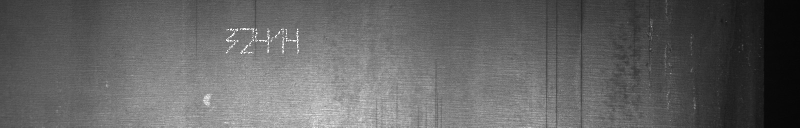
#> input picture Dataset/01ebe0d32.jpg, 1600 x 256 px, given as the content of the folder ./test_images/, which was not available (shown at 1/2 size)
$ python main.py
#> lines starting #> are read from the running program, lines starting #| are printed output that depends on the picture; after the words box and inside, x2 and y2 are one past the last pixel; in counts of white or black regions, pixels touching at a corner belong together; pictures that were not available may be replaced by others from this repository, and a replacement may not be noted
### Dataset Creation/draw_number.py
import cv2
import random
import numpy as np
import os

'''
0---1
|  /|
| / |
|/  |
5---2
|  /|
| / |
|/  |
4---3

0 is lines (0 to 1) (1 to 2) (2 to 3), (3 to 4), (4 to 5), (5 to 0)

Possible lines (0,1) (0,5) (1,2) (1,5) (2,3) (2,4) (2,5) (3,4) (4,5)
'''
numbers = {
    0: ((0,1), (1,2), (2,3), (3,4), (4,5), (5,0)),
    1: ((5,1), (1,2), (2,3)),
    2: ((0,1), (1,2), (2,4), (3,4)),
    3: ((0,1), (1,5), (2,5), (2,4)),
    4: ((0,5), (2,5), (1,2), (2,3)),
    5: ((0,1), (0,5), (2,5), (2,3), (3,4)),
    6: ((1,5), (4,5), (3,4), (2,3), (2,5)),
    7: ((0,1), (1,5), (4,5)),
    8: ((0,1), (0,5), (1,2), (2,3), (2,5), (3,4), (4,5)),
    9: ((0,1), (0,5), (1,2), (2,4), (2,5)),
}

def newImageOf(number, sizeWH):
    width, height = sizeWH

    def getDot():
        def getDotMatrix():
            size = random.randint(2,3)
            dot = np.zeros(shape=(size, size))
            return dot

        matrix = getDotMatrix()
        x = random.randrange(1,len(matrix))
        y = random.randrange(len(matrix))
        matrix[y][x] = 1

        def fillDotMatrix(x,y):
            def is_neighbourOne():
                if x != 0:
                    if matrix[y][x-1] == 1:
                        return True
                if x != len(matrix) - 1:
                    if matrix[y][x+1] == 1:
                        return True
                if y != 0:
                    if matrix[y-1][x] == 1:
                        return True
                if y != len(matrix) - 1:
                    if matrix[y+1][x] == 1:
                        return True
                return False

            def zero_Neighbours():
                left = right = up = down = False
                if x != 0:
                    if matrix[y][x-1] == 0:
                        left = True
                if x != len(matrix) - 1:
                    if matrix[y][x+1] == 0:
                        right = True
                if y != 0:
                    if matrix[y-1][x] == 0:
                        up = True
                if y != len(matrix) - 1:
                    if matrix[y+1][x] == 0:
                        down = True
                return (up,right,down,left)

            if matrix[y][x] == 0:
                if is_neighbourOne():
                    matrix[y][x] = 1 if random.random() >= 0.2 else 2
                else:
                    matrix[y][x] = 2
                up, right, down, left = zero_Neighbours()
                if up:
                    fillDotMatrix(x, y-1)
                if right:
                    fillDotMatrix(x+1, y)
                if down:
                    fillDotMatrix(x, y+1)
                if left:
                    fillDotMatrix(x-1, y)

            return matrix


        matrix = fillDotMatrix(x-1,y)

        return np.where(matrix==2, 0, matrix)

    deviation = random.randint(3,4)

    image = np.zeros((height,width), dtype='uint8')
    def convertToX_Y(point):
        if point == 0:
            return deviation, deviation
        if point == 1:
            return width - deviation, deviation
        if point == 2:
            return width-deviation, height // 2
        if point == 3:
            return width-deviation, height-deviation
        if point == 4:
            return deviation, height-deviation
        if point == 5:
            return deviation, height // 2

    for line in numbers[number]:
        point1 = convertToX_Y(line[0])
        point2 = convertToX_Y(line[1])
        if line == (2,4) or line == (1,5):
            X = np.linspace(point1[0], point2[0], random.randint(9,14))
        else:
            X = np.linspace(point1[0], point2[0], random.randint(7,12))
        Y = np.linspace(point1[1], point2[1], len(X))
        for i in range(len(X)):
            if random.random() > 0.6:
                X[i] += random.randint(-1,1)
            if random.random() > 0.6:
                Y[i] += random.randint(-1,1)
        for i in range(len(X)):
            dot = getDot()
            for x in range(len(dot)):
                for y in range(len(dot)):
                    image[int(Y[i])-1+y][int(X[i])-1+x] = dot[y][x]


    image[image==1] = 255
    return image

### Dataset Creation/main.py
import os
import numpy as np
import cv2
import random
from draw_number import newImageOf

input_path = './test_images/'
output_path = './Dataset/'
name_of_csv_numbers = '__data_numbers.csv'
name_of_csv_marking = '__data_marking.csv'
res = (9, 16) # разрешение одной цифры
minSize = (3 * res[0], 3 * res[1])
maxSize = (9 * res[0], 9 * res[1])

dataset_numbers = open(f'{output_path}{name_of_csv_numbers}', 'w')
dataset_numbers.write('filename;width;height;class;xmin;ymin;xmax;ymax\n')
dataset_marking = open(f'{output_path}{name_of_csv_marking}', 'w')
dataset_marking.write('filename;width;height;class;xmin;ymin;xmax;ymax\n')

os.chdir(input_path)
for count, image_name in enumerate(os.listdir()):
    if count % 200 == 0:
        print(count)
    image = cv2.imread(image_name, 0)
#> image is the input picture: shape (256, 1600); min 5, max 255, mean 99.2

    ## Удаление изображений если чёрного больше 20%
    allpixelsCount = image.size
#> allpixelsCount = 409600
    blackpixelsCount = np.count_nonzero((15 > image))
#> blackpixelsCount = 18410
    if blackpixelsCount / allpixelsCount > 0.2:
        continue

    ## Сохранение границ металла
    thresh = cv2.threshold(image, 25, 255, cv2.THRESH_BINARY)[1]
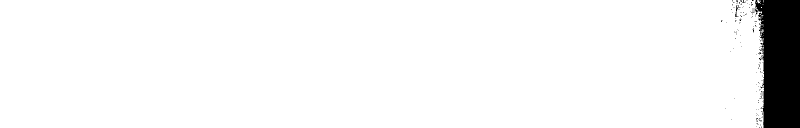
#> thresh: shape (256, 1600) (shown at 1/2 size); 95.2% white; 146 black regions (143 under 20 px), largest, box (x1, y1, x2, y2) and area: (1509, 0, 1600, 256) 19360, (1472, 10, 1476, 24) 27, (1509, 18, 1517, 24) 23
    thresh = cv2.morphologyEx(thresh, cv2.MORPH_CLOSE, (9,9))
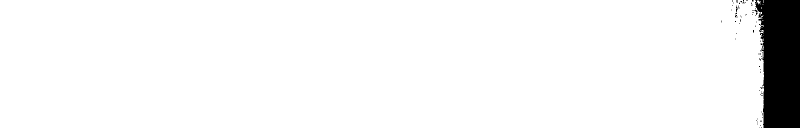
#> thresh: shape (256, 1600) (shown at 1/2 size); 95.2% white; 71 black regions (68 under 20 px), largest, box (x1, y1, x2, y2) and area: (1510, 0, 1600, 256) 19293, (1472, 11, 1475, 25) 26, (1509, 19, 1515, 25) 21
    points = cv2.findNonZero(thresh)
#> points = contour of 389980 points, box (x1, y1, x2, y2) (0, 0, 1528, 256), area 186
    rect = cv2.boundingRect(points)
#> rect = (0, 0, 1528, 256)
    shape_area = {'xmin': rect[0],
                  'ymin': rect[1],
                  'xmax': rect[2],
                  'ymax': rect[3]
                }
#> shape_area = {'xmin': 0, 'ymin': 0, 'xmax': 1528, 'ymax': 256}

    ## Расчёт размера прямоугольника метки
    countNumbers = random.randint(3,8)
    ranGenSize = [0, 0]
    ranGenSize[0] = random.randint(minSize[0], maxSize[0])
    ranGenSize[1] = round(ranGenSize[0] / res[0] * res[1])

    ## Расчёт позиции метки
    leftUpXpos = random.randrange(shape_area['xmin'], shape_area['xmax'] - countNumbers * ranGenSize[0])
#> leftUpXpos = 861
    leftUpYpos = random.randrange(shape_area['ymin'], shape_area['ymax'] - ranGenSize[1])
#> leftUpYpos = 5
    rightDownXpos = leftUpXpos + ranGenSize[0] * countNumbers
#> rightDownXpos = 1311
    rightDownYpos = leftUpYpos + ranGenSize[1]
#> rightDownYpos = 138

    # [6 lines of commented-out code are left out]
    numbers = [(newImageOf(number, ranGenSize), number) for number in random.choices(range(10), k=countNumbers)]

    position_of_numbers = []
    ## Добавление чисел на картинку
    for index, number in enumerate(numbers):
        rows,cols = number[0].shape
        position_of_numbers.append((leftUpXpos + ranGenSize[0] * index, leftUpYpos, cols + leftUpXpos + ranGenSize[0] * index, rows+leftUpYpos))
        roi = image[position_of_numbers[-1][1]:position_of_numbers[-1][3], position_of_numbers[-1][0]:position_of_numbers[-1][2]]
        img2gray = number[0].copy()
        ret, mask = cv2.threshold(img2gray, 10, 255, cv2.THRESH_BINARY)
        mask_inv = cv2.bitwise_not(mask)
        img1_bg = cv2.bitwise_and(roi,roi,mask = mask_inv)
        img2_fg = cv2.bitwise_and(number[0],number[0],mask = mask)
        dst = cv2.add(img1_bg,img2_fg)
        image[position_of_numbers[-1][1]:position_of_numbers[-1][3], position_of_numbers[-1][0]:position_of_numbers[-1][2]] = dst
#> this loop made 6 passes
#> pass 1, `roi = image[position_of_numbers[-1][1]:position_of_numbers[-1][3], pos..`:
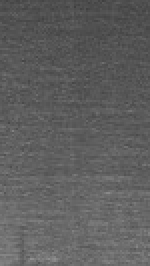
#> roi: shape (133, 75) (shown 2 times larger); min 63, max 145, mean 94.5
#> pass 2, `roi = image[position_of_numbers[-1][1]:position_of_numbers[-1][3], pos..`:
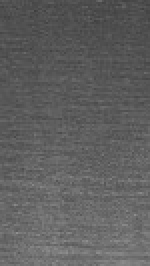
#> roi: shape (133, 75) (shown 2 times larger); min 62, max 144, mean 95.3
#> after the loop:
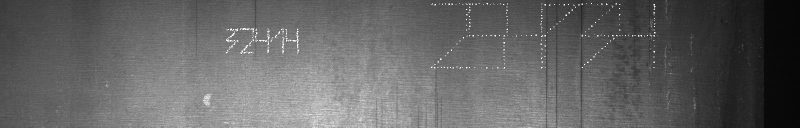
#> image: shape (256, 1600) (shown at 1/2 size); 0.26% of pixels changed, all inside (x1, y1, x2, y2) = (862, 6, 1311, 137)
#> after the loop:
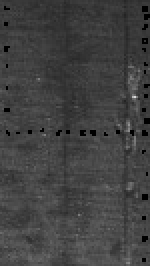
#> img1_bg: shape (133, 75) (shown 2 times larger); min 0, max 218, mean 65.2
#> after the loop:
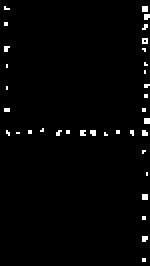
#> img2gray: shape (133, 75) (shown 2 times larger); 1.8% white in thin lines or dots
#> after the loop, position_of_numbers = [(861, 5, 936, 138), (936, 5, 1011, 138), (1011, 5, 1086, 138), (1086, 5, 1161, 138), (1161, 5, 1236, 138), (1236, 5, 1311, 138)]

    ## Сохранение картинки с добавлением цифр в файл csv
    os.chdir('../' + output_path)
    cv2.imwrite(image_name, image)
    for i, number in enumerate(numbers):
        dataset_numbers.write(f'{image_name};{image.shape[1]};{image.shape[0]};{number[1]};{position_of_numbers[i][0]};{position_of_numbers[i][1]};{position_of_numbers[i][2]};{position_of_numbers[i][3]}\n')
    dataset_marking.write(f'{image_name};{image.shape[1]};{image.shape[0]};marking;{leftUpXpos};{leftUpYpos};{rightDownXpos};{rightDownYpos}\n')

    # cv2.imshow('img', image)
    # cv2.waitKey(0)
    os.chdir('../' + input_path)

dataset_numbers.close()
dataset_marking.close()

$ run again, on Dataset/1015247cb.jpg
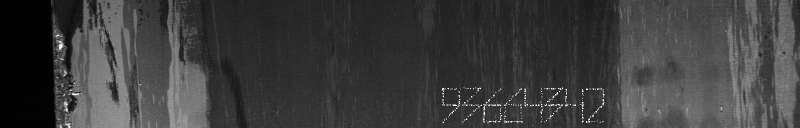
#> input picture Dataset/1015247cb.jpg, 1600 x 256 px, given as the content of the folder ./test_images/, which was not available (shown at 1/2 size)
#> image is the input picture: shape (256, 1600); min 0, max 255, mean 61
#> blackpixelsCount = 27473
#> `thresh = cv2.morphologyEx(thresh, cv2.MORPH_CLOSE, (9,9))`:
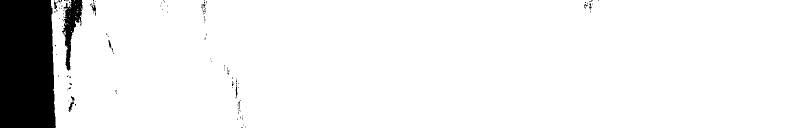
#> thresh: shape (256, 1600) (shown at 1/2 size); 92.5% white; 123 black regions (113 under 20 px), largest, box (x1, y1, x2, y2) and area: (0, 0, 112, 256) 27302, (124, 0, 165, 142) 2424, (137, 192, 149, 224) 128
#> points = contour of 378967 points, box (x1, y1, x2, y2) (102, 0, 1600, 256), area 595
#> rect = (102, 0, 1498, 256)
#> shape_area = {'xmin': 102, 'ymin': 0, 'xmax': 1498, 'ymax': 256}
#> leftUpXpos = 1013
#> leftUpYpos = 53
#> rightDownXpos = 1463
#> rightDownYpos = 186
#> after the loop `for index, number in enumerate(numbers):`:
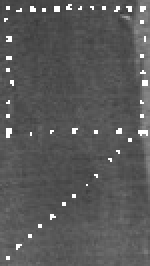
#> roi: shape (133, 75) (shown 2 times larger); min 55, max 255, mean 88.8
#> after the loop `for index, number in enumerate(numbers):`: position_of_numbers = [(1013, 53, 1088, 186), (1088, 53, 1163, 186), (1163, 53, 1238, 186), (1238, 53, 1313, 186), (1313, 53, 1388, 186), (1388, 53, 1463, 186)]

$ run again, on Dataset/149ac1c03.jpg
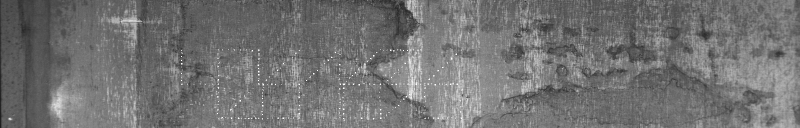
#> input picture Dataset/149ac1c03.jpg, 1600 x 256 px, given as the content of the folder ./test_images/, which was not available (shown at 1/2 size)
#> image is the input picture: shape (256, 1600); min 17, max 255, mean 114
#> blackpixelsCount = 0
#> `thresh = cv2.threshold(image, 25, 255, cv2.THRESH_BINARY)[1]`:
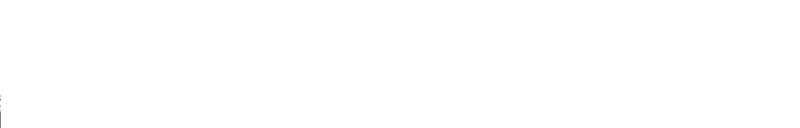
#> thresh: shape (256, 1600) (shown at 1/2 size); 100% white; black in thin lines or dots, all inside (x1, y1, x2, y2) = (0, 191, 1, 256)
#> points = contour of 409559 points, box (x1, y1, x2, y2) (0, 0, 1600, 256), area 20
#> rect = (0, 0, 1600, 256)
#> shape_area = {'xmin': 0, 'ymin': 0, 'xmax': 1600, 'ymax': 256}
#> leftUpXpos = 861
#> leftUpYpos = 5
#> rightDownXpos = 1311
#> rightDownYpos = 138
#> after the loop `for index, number in enumerate(numbers):`:
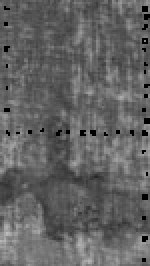
#> img1_bg: shape (133, 75) (shown 2 times larger); min 0, max 188, mean 98.9
#> after the loop `for index, number in enumerate(numbers):`: position_of_numbers = [(861, 5, 936, 138), (936, 5, 1011, 138), (1011, 5, 1086, 138), (1086, 5, 1161, 138), (1161, 5, 1236, 138), (1236, 5, 1311, 138)]
